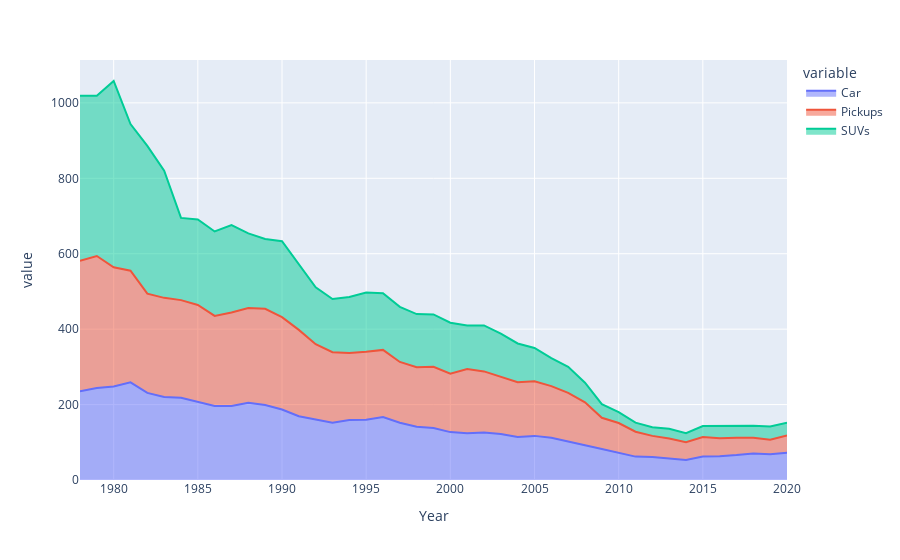

The code cell stored with this chart in its notebook:
### Markdown cell above
- #### <b>Stacked area chart - <span style='background:green'>All occupants</span> deaths per million registered passenger vehicles 1-3 years old, 1978-2020</b>

### Code cell
fig = px.area(occupants_df2, x=occupants_df2['Year'], y=occupants_df2.drop(columns=['Year']).columns)
fig.show()

### Figure 1 — Plotly figure (JSON) as saved in the notebook; plotly's stock layout.template omitted (floating-point values rounded to 4 significant figures)
{"data": [{"fillpattern": {"shape": ""}, "hovertemplate": "variable=Car<br>Year=%{x}<br>value=%{y}<extra></extra>", "legendgroup": "Car", "line": {"color": "#636efa"}, "marker": {"symbol": "circle"}, "mode": "lines", "name": "Car", "orientation": "v", "showlegend": true, "stackgroup": "1", "type": "scatter", "x": [1978, 1979, 1980, 1981, 1982, 1983, 1984, 1985, 1986, 1987, 1988, 1989, 1990, 1991, 1992, 1993, 1994, 1995, 1996, 1997, 1998, 1999, 2000, 2001, 2002, 2003, 2004, 2005, 2006, 2007, 2008, 2009, 2010, 2011, 2012, 2013, 2014, 2015, 2016, 2017, 2018, 2019, 2020], "xaxis": "x", "y": [235, 244, 248, 259, 231, 220, 218, 207, 196, 196, 205, 199, 187, 169, 160, 152, 159, 160, 167, 152, 141, 138, 127, 124, 126, 122, 114, 117, 112, 103, 92, 82, 71, 62, 61, 58, 53, 62, 63, 66, 70, 68, 72], "yaxis": "y"}, {"fillpattern": {"shape": ""}, "hovertemplate": "variable=Pickups<br>Year=%{x}<br>value=%{y}<extra></extra>", "legendgroup": "Pickups", "line": {"color": "#EF553B"}, "marker": {"symbol": "circle"}, "mode": "lines", "name": "Pickups", "orientation": "v", "showlegend": true, "stackgroup": "1", "type": "scatter", "x": [1978, 1979, 1980, 1981, 1982, 1983, 1984, 1985, 1986, 1987, 1988, 1989, 1990, 1991, 1992, 1993, 1994, 1995, 1996, 1997, 1998, 1999, 2000, 2001, 2002, 2003, 2004, 2005, 2006, 2007, 2008, 2009, 2010, 2011, 2012, 2013, 2014, 2015, 2016, 2017, 2018, 2019, 2020], "xaxis": "x", "y": [346, 350, 316, 296, 263, 263, 259, 257, 239, 248, 251, 255, 245, 229, 200, 187, 178, 180, 178, 161, 158, 162, 155, 170, 162, 151, 145, 145, 137, 128, 114, 83, 80, 66, 56, 52, 47, 52, 48, 46, 42, 39, 46], "yaxis": "y"}, {"fillpattern": {"shape": ""}, "hovertemplate": "variable=SUVs<br>Year=%{x}<br>value=%{y}<extra></extra>", "legendgroup": "SUVs", "line": {"color": "#00cc96"}, "marker": {"symbol": "circle"}, "mode": "lines", "name": "SUVs", "orientation": "v", "showlegend": true, "stackgroup": "1", "type": "scatter", "x": [1978, 1979, 1980, 1981, 1982, 1983, 1984, 1985, 1986, 1987, 1988, 1989, 1990, 1991, 1992, 1993, 1994, 1995, 1996, 1997, 1998, 1999, 2000, 2001, 2002, 2003, 2004, 2005, 2006, 2007, 2008, 2009, 2010, 2011, 2012, 2013, 2014, 2015, 2016, 2017, 2018, 2019, 2020], "xaxis": "x", "y": [438, 425, 494, 389, 392, 337, 218, 227, 224, 232, 198, 185, 201, 175, 151, 141, 148, 157, 150, 146, 141, 139, 135, 116, 122, 115, 103, 88, 74, 69, 52, 36, 29, 24, 23, 26, 24, 29, 32, 33, 32, 35, 34], "yaxis": "y"}], "layout": {"legend": {"title": {"text": "variable"}, "tracegroupgap": 0}, "margin": {"t": 60}, "xaxis": {"anchor": "y", "domain": [0, 1], "title": {"text": "Year"}}, "yaxis": {"anchor": "x", "domain": [0, 1], "title": {"text": "value"}}}}
